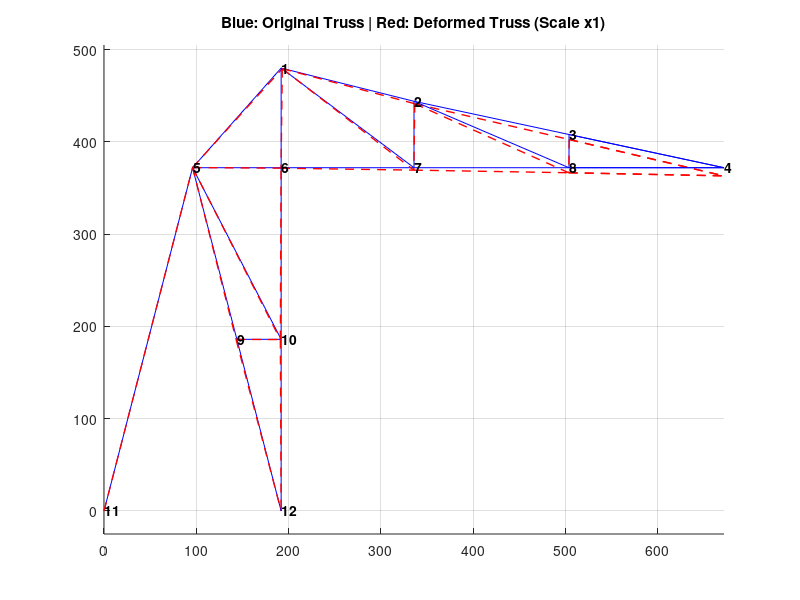

Source code (MATLAB):
clear; clc; close all;

nd = load('nodes-1.txt');
el = load('elements-1.txt');
loads = load('loads-1.txt');

numN = size(nd, 1);
numE = size(el, 1);

X = nd(:, 2); Y = nd(:, 3);
DOFs = [nd(:, 4), nd(:, 5)];

K = zeros(2*numN, 2*numN);
F = zeros(2*numN, 1);

for i = 1:size(loads, 1)
    node_num = loads(i, 1);
    fx = loads(i, 2);
    fy = loads(i, 3);
    
    F(2*node_num - 1) = fx;
    F(2*node_num)     = fy;
end

for i = 1:numE
    n1 = el(i, 2); n2 = el(i, 3);
    A = el(i, 4); E = el(i, 5);
    
    idx = [2*n1-1, 2*n1, 2*n2-1, 2*n2];
    
    L = sqrt((X(n2)-X(n1))^2 + (Y(n2)-Y(n1))^2);
    C = (X(n2)-X(n1))/L;
    S = (Y(n2)-Y(n1))/L;
    
    k_loc = (A*E/L) * [ C*C  C*S -C*C -C*S;
                        C*S  S*S -C*S -S*S;
                       -C*C -C*S  C*C  C*S;
                       -C*S -S*S  C*S  S*S];
                   
    K(idx, idx) = K(idx, idx) + k_loc;
end

F_orig = F;
fixed = find(reshape(DOFs', [], 1) == 1);
free = find(reshape(DOFs', [], 1) == 0);

U = zeros(2*numN, 1);
U(free) = K(free, free) \ F(free);

R = K * U - F_orig;

disp('--- NODE DISPLACEMENTS ---');
disp([(1:numN)', U(1:2:end), U(2:2:end)]);

disp('--- SUPPORT REACTIONS ---');
disp([fixed, R(fixed)]);

disp('--- ELEMENT FORCES ---');
EF = zeros(numE, 1);
for i = 1:numE
    n1 = el(i, 2); n2 = el(i, 3);
    A = el(i, 4); E = el(i, 5);
    L = sqrt((X(n2)-X(n1))^2 + (Y(n2)-Y(n1))^2);
    C = (X(n2)-X(n1))/L;
    S = (Y(n2)-Y(n1))/L;
    u = [U(2*n1-1); U(2*n1); U(2*n2-1); U(2*n2)];
    EF(i) = (A*E/L) * [-C, -S, C, S] * u;
end
disp([(1:numE)', EF]);

figure;
hold on;
scale = 1; 
for i = 1:numE
    n1 = el(i, 2); n2 = el(i, 3);
    plot([X(n1), X(n2)], [Y(n1), Y(n2)], 'b-');
    plot([X(n1)+scale*U(2*n1-1), X(n2)+scale*U(2*n2-1)], ...
         [Y(n1)+scale*U(2*n1), Y(n2)+scale*U(2*n2)], 'r--', 'LineWidth', 1);
end
for i = 1:numN
    text(X(i)+0.5, Y(i)+0.5, num2str(i), 'Color', 'k', 'FontWeight', 'bold', 'FontSize', 10);
end
title('Blue: Original Truss | Red: Deformed Truss (Scale x1)');
axis equal;
grid on;
